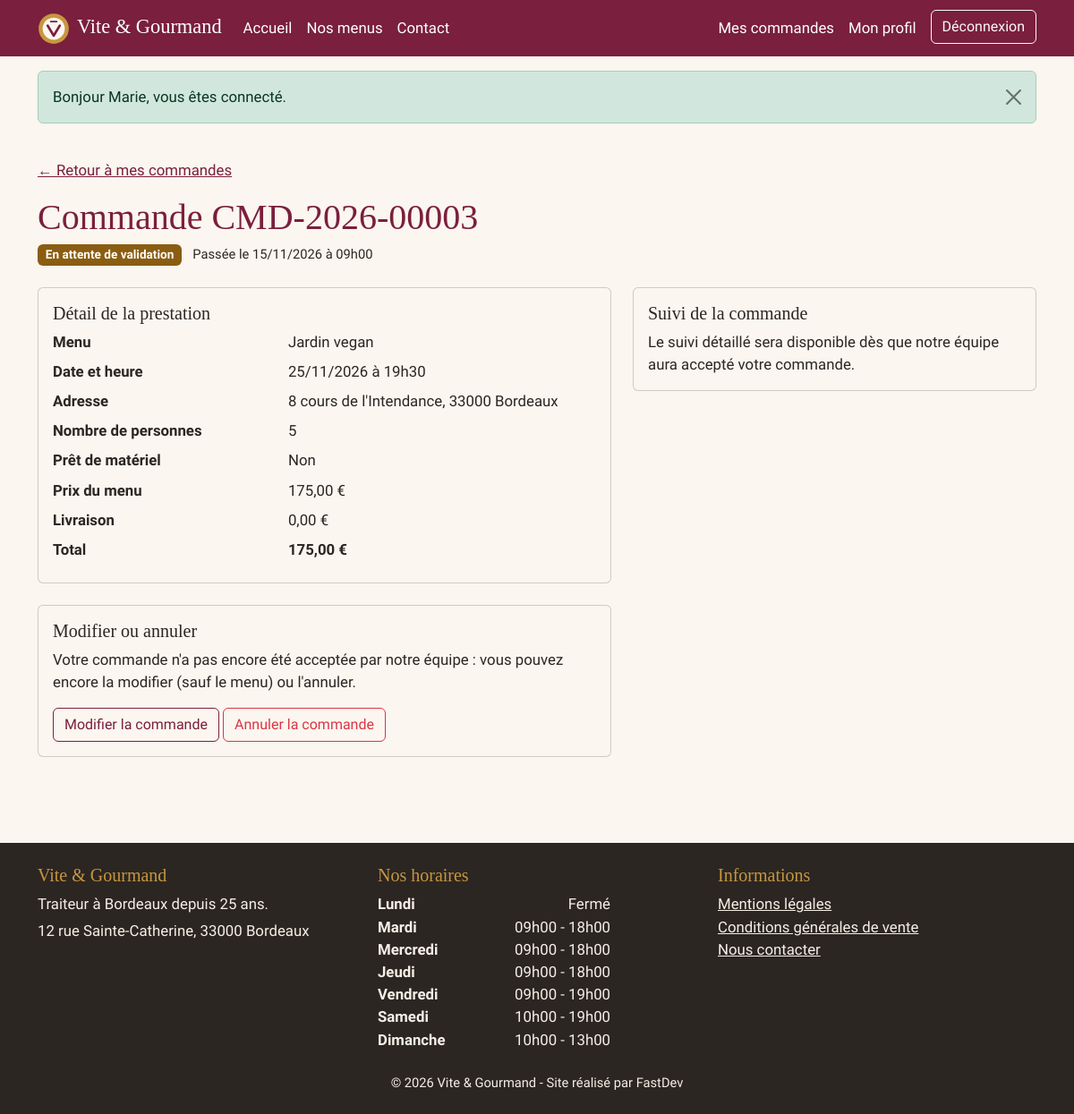
/espace/commande?id=3 (signed in), run on the app's committed database.
### tables this page shows
CREATE TABLE commande (
    commande_id         INT UNSIGNED AUTO_INCREMENT PRIMARY KEY,
    numero_commande     VARCHAR(20) NOT NULL UNIQUE,    
    utilisateur_id      INT UNSIGNED NOT NULL,
    menu_id             INT UNSIGNED NOT NULL,
    date_commande       DATETIME NOT NULL DEFAULT CURRENT_TIMESTAMP,
     
    date_prestation     DATE NOT NULL,
    heure_livraison     TIME NOT NULL,
    adresse_prestation  VARCHAR(255) NOT NULL,
    code_postal         VARCHAR(10) NOT NULL,
    ville_prestation    VARCHAR(100) NOT NULL,
    distance_km         DECIMAL(6,2) NOT NULL DEFAULT 0,  
    nombre_personne     INT UNSIGNED NOT NULL,
     
    prix_menu           DECIMAL(10,2) NOT NULL,         
    montant_reduction   DECIMAL(10,2) NOT NULL DEFAULT 0,  
    prix_livraison      DECIMAL(10,2) NOT NULL DEFAULT 0,  
    prix_total          DECIMAL(10,2) NOT NULL,
    statut              ENUM(
                            'en_attente',
                            'accepte',
                            'en_preparation',
                            'en_cours_de_livraison',
                            'livre',
                            'en_attente_retour_materiel',
                            'terminee',
                            'annulee'
                        ) NOT NULL DEFAULT 'en_attente',
    pret_materiel       BOOLEAN NOT NULL DEFAULT FALSE,
    restitution_materiel BOOLEAN NOT NULL DEFAULT FALSE,  
     
    motif_annulation    TEXT NULL,
    mode_contact        ENUM('telephone', 'mail') NULL,
    annulee_par         ENUM('client', 'employe') NULL,
    CONSTRAINT fk_commande_utilisateur FOREIGN KEY (utilisateur_id) REFERENCES utilisateur(utilisateur_id),
    CONSTRAINT fk_commande_menu        FOREIGN KEY (menu_id)        REFERENCES menu(menu_id),
    CONSTRAINT chk_commande_personnes  CHECK (nombre_personne >= 1),
     
    CONSTRAINT chk_commande_annulation CHECK (
        statut <> 'annulee'
        OR (annulee_par = 'client'  AND motif_annulation IS NOT NULL)
        OR (annulee_par = 'employe' AND motif_annulation IS NOT NULL AND mode_contact IS NOT NULL)
    )
);

CREATE TABLE menu (
    menu_id                 INT UNSIGNED AUTO_INCREMENT PRIMARY KEY,
    titre                   VARCHAR(150) NOT NULL,
    description             TEXT NOT NULL,
    theme_id                INT UNSIGNED NOT NULL,
    regime_id               INT UNSIGNED NOT NULL,
    nombre_personne_minimum INT UNSIGNED NOT NULL,
    prix_par_personne       DECIMAL(8,2) NOT NULL,      
    conditions              TEXT NOT NULL,              
    quantite_restante       INT UNSIGNED NOT NULL DEFAULT 0,  
    actif                   BOOLEAN NOT NULL DEFAULT TRUE,
    date_creation           DATETIME NOT NULL DEFAULT CURRENT_TIMESTAMP,
    CONSTRAINT fk_menu_theme  FOREIGN KEY (theme_id)  REFERENCES theme(theme_id),
    CONSTRAINT fk_menu_regime FOREIGN KEY (regime_id) REFERENCES regime(regime_id),
    CONSTRAINT chk_menu_personnes CHECK (nombre_personne_minimum >= 1),
    CONSTRAINT chk_menu_prix      CHECK (prix_par_personne > 0)
);

CREATE TABLE horaire (
    horaire_id      INT UNSIGNED AUTO_INCREMENT PRIMARY KEY,
    jour            ENUM('lundi','mardi','mercredi','jeudi','vendredi','samedi','dimanche') NOT NULL UNIQUE,
    heure_ouverture TIME NULL,
    heure_fermeture TIME NULL,
    ferme           BOOLEAN NOT NULL DEFAULT FALSE
);

### pages/espace/commande.php (called while the page is built, shortened)
<?php
$id = (int) ($_GET['id'] ?? $_POST['id'] ?? 0);
$commande = CommandeService::trouver($id, Auth::id());
render('espace/commande', [
    'title'    => 'Commande ' . $commande['numero_commande'],
    'c'        => $commande,
    'suivi'    => CommandeService::suivi($id),
    'afficherSuivi' => !in_array($commande['statut'], ['en_attente', 'annulee'], true),
]);

### public/index.php (called while the page is built, shortened)
<?php
$routes = [
    '/'                        => ['accueil', PUBLIC_],
    '/menus'                   => ['menus', PUBLIC_],
    '/menu'                    => ['menu', PUBLIC_],
    '/contact'                 => ['contact', PUBLIC_],
    '/mentions-legales'        => ['mentions-legales', PUBLIC_],
    '/cgv'                     => ['cgv', PUBLIC_],
    '/inscription'             => ['auth/inscription', PUBLIC_],
    '/connexion'               => ['auth/connexion', PUBLIC_],
    '/deconnexion'             => ['auth/deconnexion', CONNECTE],
    '/mot-de-passe-oublie'     => ['auth/mot-de-passe-oublie', PUBLIC_],
    '/reinitialiser'           => ['auth/reinitialiser', PUBLIC_],
    '/api/menus'               => ['api/menus', PUBLIC_],
    '/commander'               => ['commande/commander', CLIENT],
    '/espace'                  => ['espace/commandes', CLIENT],
    '/espace/commande'         => ['espace/commande', CLIENT],
    '/espace/commande/modifier'=> ['espace/modifier', CLIENT],
    '/espace/avis'             => ['espace/avis', CLIENT],
    '/espace/profil'           => ['espace/profil', CONNECTE],
    '/employe'                 => ['employe/commandes', STAFF],
    '/employe/commande'        => ['employe/commande', STAFF],
    '/employe/menus'           => ['employe/menus', STAFF],
    '/employe/menu'            => ['employe/menu-form', STAFF],
    '/employe/plats'           => ['employe/plats', STAFF],
    '/employe/horaires'        => ['employe/horaires', STAFF],
    '/employe/avis'            => ['employe/avis', STAFF],
    '/admin/employes'          => ['admin/employes', ADMIN],
    '/admin/statistiques'      => ['admin/statistiques', ADMIN],
    '/api/statistiques'        => ['api/statistiques', ADMIN],
];
$path = rtrim(current_path(), '/') ?: '/';
try {
    [$page, $roles] = $routes[$path];
    require dirname(__DIR__) . '/pages/' . $page . '.php';
} catch (\Throwable $e) {
    error_log((string) $e);
    if (App\Env::bool('APP_DEBUG')) {
        throw $e;
    }
    abort(500, 'Une erreur inattendue est survenue. Veuillez réessayer plus tard.');
}

### src/Database.php (called while the page is built, shortened)
<?php
final class Database
{
    private static ?PDO $pdo = null;
    public static function pdo(): PDO
    {
        if (self::$pdo === null) {
            $dsn = sprintf(
                'mysql:host=%s;port=%s;dbname=%s;charset=utf8mb4',
                Env::get('DB_HOST', '127.0.0.1'),
                Env::get('DB_PORT', '3306'),
                Env::get('DB_NAME', 'vite_gourmand')
            );
            $options = [
                PDO::ATTR_ERRMODE            => PDO::ERRMODE_EXCEPTION,
                PDO::ATTR_DEFAULT_FETCH_MODE => PDO::FETCH_ASSOC,
                PDO::ATTR_EMULATE_PREPARES   => false,
            ];
            self::$pdo = new PDO($dsn, Env::get('DB_USER', 'root'), Env::get('DB_PASSWORD'), $options);
            self::$pdo->exec("SET time_zone = '" . (new \DateTimeImmutable())->format('P') . "'");
        }
        return self::$pdo;
    }
    public static function run(string $sql, array $params = []): \PDOStatement
    {
        $stmt = self::pdo()->prepare($sql);
        $stmt->execute($params);
        return $stmt;
    }
}

### src/CommandeService.php (called while the page is built, shortened)
<?php
final class CommandeService
{
    public static function trouver(int $id, ?int $utilisateurId = null): ?array
    {
        $sql = 'SELECT c.*, m.titre AS menu_titre, m.conditions AS menu_conditions,
                       m.nombre_personne_minimum, m.prix_par_personne,
                       m.prix_par_personne * m.nombre_personne_minimum AS prix_minimum,
                       u.prenom, u.nom, u.email, u.telephone,
                       a.avis_id, a.note AS avis_note, a.statut AS avis_statut
                FROM commande c
                JOIN menu m ON m.menu_id = c.menu_id
                JOIN utilisateur u ON u.utilisateur_id = c.utilisateur_id
                LEFT JOIN avis a ON a.commande_id = c.commande_id
                WHERE c.commande_id = :id';
        $params = ['id' => $id];
        if ($utilisateurId !== null) {
            $sql .= ' AND c.utilisateur_id = :user';
            $params['user'] = $utilisateurId;
        }
        $commande = Database::run($sql, $params)->fetch();
        return $commande ?: null;
    }
    public static function libelle(string $statut): string
    {
        return self::STATUTS[$statut] ?? $statut;
    }
}

### src/Auth.php (called while the page is built, shortened)
<?php
final class Auth
{
    public static function user(): ?array
    {
        return $_SESSION['user'] ?? null;
    }
}

### templates/pages/espace/commande.php (the view, shortened to what this page needs)
<div class="container py-4">
    <p><a href="/espace">&larr; Retour à mes commandes</a></p>
    <h1 class="mb-1">Commande <?= e($c['numero_commande']) ?></h1>
    <p class="mb-4"><?= render_partial('partials/badge-statut', ['statut' => $c['statut']]) ?>
        <span class="ms-2 small">Passée le <?= e(date_fr($c['date_commande'], true)) ?></span></p>
    <div class="row g-4">
        <div class="col-lg-7">
            <section class="card mb-4" aria-labelledby="titre-detail">
                <div class="card-body">
                    <h2 id="titre-detail" class="h5">Détail de la prestation</h2>
                    <dl class="row mb-0">
                        <dt class="col-sm-5">Menu</dt><dd class="col-sm-7"><?= e($c['menu_titre']) ?></dd>
                        <dt class="col-sm-5">Date et heure</dt><dd class="col-sm-7"><?= e(date_fr($c['date_prestation'])) ?> à <?= e(heure_fr($c['heure_livraison'])) ?></dd>
                        <dt class="col-sm-5">Adresse</dt><dd class="col-sm-7"><?= e($c['adresse_prestation']) ?>, <?= e($c['code_postal'] . ' ' . $c['ville_prestation']) ?></dd>
                        <dt class="col-sm-5">Nombre de personnes</dt><dd class="col-sm-7"><?= (int) $c['nombre_personne'] ?></dd>
                        <dt class="col-sm-5">Prêt de matériel</dt><dd class="col-sm-7"><?= $c['pret_materiel'] ? 'Oui' . ($c['restitution_materiel'] ? ' (matériel restitué)' : ' (matériel non restitué)') : 'Non' ?></dd>
                        <dt class="col-sm-5">Prix du menu</dt><dd class="col-sm-7"><?= money($c['prix_menu']) ?></dd>
                        <dt class="col-sm-5">Livraison</dt><dd class="col-sm-7"><?= money($c['prix_livraison']) ?><?= (float) $c['distance_km'] > 0 ? ' (' . e((float) $c['distance_km']) . ' km)' : '' ?></dd>
                        <dt class="col-sm-5">Total</dt><dd class="col-sm-7 fw-bold"><?= money($c['prix_total']) ?></dd>
                    </dl>
                </div>
            </section>
            <?php if ($c['statut'] === 'en_attente'): ?>
                <section class="card mb-4" aria-labelledby="titre-actions">
                    <div class="card-body">
                        <h2 id="titre-actions" class="h5">Modifier ou annuler</h2>
                        <p>Votre commande n'a pas encore été acceptée par notre équipe : vous pouvez encore la modifier (sauf le menu) ou l'annuler.</p>
                        <a href="/espace/commande/modifier?id=<?= (int) $c['commande_id'] ?>" class="btn btn-outline-bordeaux">Modifier la commande</a>
                        <form method="post" action="/espace/commande" class="d-inline js-confirmer" data-confirmation="Voulez-vous vraiment annuler cette commande ?">
                            <button type="submit" class="btn btn-outline-danger">Annuler la commande</button>
                        </form>
                    </div>
                </section>
            <?php endif; ?>
        </div>
        <div class="col-lg-5">
            <section class="card" aria-labelledby="titre-suivi">
                <div class="card-body">
                    <h2 id="titre-suivi" class="h5">Suivi de la commande</h2>
                    <?php if (!$afficherSuivi): ?>
                        <p class="mb-0"><?= $c['statut'] === 'annulee' ? 'Cette commande a été annulée.' : 'Le suivi détaillé sera disponible dès que notre équipe aura accepté votre commande.' ?></p>
                    <?php endif; ?>
                </div>
            </section>
        </div>
    </div>
</div>

### templates/partials/badge-statut.php
<span class="badge statut statut-<?= e($statut) ?>"><?= e(App\CommandeService::libelle($statut)) ?></span>

### templates/layout.php (shortened to what this page needs)
<?php
$user = Auth::user();
?>
<!DOCTYPE html>
<html lang="fr">
<head>
    <link href="https://cdn.jsdelivr.net/npm/bootstrap@5.3.3/dist/css/bootstrap.min.css" rel="stylesheet"
>
    <link href="/assets/css/style.css" rel="stylesheet">
</head>
<body>
<header>
    <nav class="navbar navbar-expand-lg navbar-dark bg-bordeaux" aria-label="Menu principal">
        <div class="container">
            <a class="navbar-brand" href="/">
                <img src="/assets/img/logo.svg" alt="" width="36" height="36" class="me-2">Vite &amp; Gourmand
            </a>
            <div class="collapse navbar-collapse" id="navPrincipale">
                <ul class="navbar-nav me-auto">
                    <li class="nav-item"><a class="nav-link<?= nav_active('/') ?>" href="/">Accueil</a></li>
                    <li class="nav-item"><a class="nav-link<?= nav_active('/menus') ?>" href="/menus">Nos menus</a></li>
                    <li class="nav-item"><a class="nav-link<?= nav_active('/contact') ?>" href="/contact">Contact</a></li>
                </ul>
                <ul class="navbar-nav">
                    <?php if ($user === null): ?>
                        <li class="nav-item"><a class="nav-link<?= nav_active('/connexion') ?>" href="/connexion">Connexion</a></li>
                        <li class="nav-item"><a class="btn btn-or ms-lg-2" href="/inscription">Créer un compte</a></li>
                    <?php else: ?>
                        <?php if ($user['role'] === Auth::UTILISATEUR): ?>
                            <li class="nav-item"><a class="nav-link<?= nav_active('/espace', true) ?>" href="/espace">Mes commandes</a></li>
                        <?php endif; ?>
                        <li class="nav-item"><a class="nav-link<?= nav_active('/espace/profil') ?>" href="/espace/profil">Mon profil</a></li>
                        <li class="nav-item">
                            <form action="/deconnexion" method="post" class="d-inline">
                                <button type="submit" class="btn btn-outline-light ms-lg-2">Déconnexion</button>
                            </form>
                        </li>
                    <?php endif; ?>
                </ul>
            </div>
        </div>
    </nav>
</header>
<main id="contenu" tabindex="-1">
    <?php $messages = flashes(); if ($messages): ?>
        <div class="container mt-3">
            <?php foreach ($messages as $m): ?>
                <div class="alert alert-<?= e($m['type']) ?> alert-dismissible fade show" role="alert">
                    <?= e($m['message']) ?>
                    <button type="button" class="btn-close" data-bs-dismiss="alert" aria-label="Fermer le message"></button>
                </div>
            <?php endforeach; ?>
        </div>
    <?php endif; ?>
    <?= $contenu ?>
</main>
<footer class="footer mt-5">
    <div class="container py-4">
        <div class="row g-4">
            <div class="col-md-4">
                <h2 class="h5">Vite &amp; Gourmand</h2>
                <p class="mb-1">Traiteur à Bordeaux depuis 25 ans.</p>
                <p class="mb-0">12 rue Sainte-Catherine, 33000 Bordeaux</p>
            </div>
            <div class="col-md-4">
                <h2 class="h5">Nos horaires</h2>
                <ul class="list-unstyled horaires mb-0">
                    <?php $horaires = horaires(); if (!$horaires): ?><li>Horaires momentanément indisponibles</li><?php endif; ?>
                    <?php foreach ($horaires as $h): ?>
                        <li>
                            <span class="jour"><?= e(ucfirst($h['jour'])) ?></span>
                            <span><?= $h['ferme'] ? 'Fermé' : e(heure_fr($h['heure_ouverture']) . ' - ' . heure_fr($h['heure_fermeture'])) ?></span>
                        </li>
                    <?php endforeach; ?>
                </ul>
            </div>
            <div class="col-md-4">
                <h2 class="h5">Informations</h2>
                <ul class="list-unstyled mb-0">
                    <li><a href="/mentions-legales">Mentions légales</a></li>
                    <li><a href="/cgv">Conditions générales de vente</a></li>
                    <li><a href="/contact">Nous contacter</a></li>
                </ul>
            </div>
        </div>
        <p class="text-center small mt-4 mb-0">&copy; <?= date('Y') ?> Vite &amp; Gourmand - Site réalisé par FastDev</p>
    </div>
</footer>
</body>
</html>

### data on the page
commande: numero_commande "CMD-2026-00003", statut "En attente de validation", date_commande "15/11/2026 à 09h00", menu.titre "Jardin vegan", date_prestation "25/11/2026", heure_livraison "19h30", adresse_prestation "8 cours de l'Intendance", code_postal+ville_prestation "33000 Bordeaux", nombre_personne "5", prix_menu "175,00 €", prix_livraison "0,00 €", prix_total "175,00 €"
horaire: jour "Lundi", ferme "Fermé"
horaire: jour "Mardi", heure_ouverture+heure_fermeture "09h00 - 18h00"
horaire: jour "Mercredi", heure_ouverture+heure_fermeture "09h00 - 18h00"
horaire: jour "Jeudi", heure_ouverture+heure_fermeture "09h00 - 18h00"
horaire: jour "Vendredi", heure_ouverture+heure_fermeture "09h00 - 19h00"
horaire: jour "Samedi", heure_ouverture+heure_fermeture "10h00 - 19h00"
horaire: jour "Dimanche", heure_ouverture+heure_fermeture "10h00 - 13h00"

### other printed values
$m['message'] "Bonjour Marie, vous êtes connecté."
